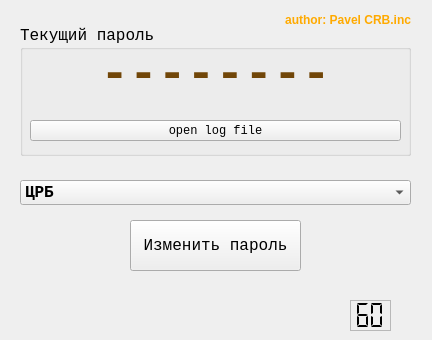
<?xml version="1.0" encoding="UTF-8"?>
<ui version="4.0">
 <class>Form</class>
 <widget class="QWidget" name="Form">
  <property name="geometry">
   <rect>
    <x>0</x>
    <y>0</y>
    <width>432</width>
    <height>340</height>
   </rect>
  </property>
  <property name="maximumSize">
   <size>
    <width>432</width>
    <height>340</height>
   </size>
  </property>
  <property name="windowTitle">
   <string>Change Wi-Fi Bot</string>
  </property>
  <property name="windowIcon">
   <iconset>
    <normaloff>.</normaloff>.</iconset>
  </property>
  <widget class="QComboBox" name="comboBox">
   <property name="geometry">
    <rect>
     <x>20</x>
     <y>180</y>
     <width>391</width>
     <height>25</height>
    </rect>
   </property>
   <property name="font">
    <font>
     <family>Lucida Console</family>
     <pointsize>12</pointsize>
     <weight>75</weight>
     <italic>false</italic>
     <bold>true</bold>
    </font>
   </property>
   <property name="currentText">
    <string>ЦРБ</string>
   </property>
   <property name="insertPolicy">
    <enum>QComboBox::NoInsert</enum>
   </property>
   <item>
    <property name="text">
     <string>ЦРБ</string>
    </property>
   </item>
   <item>
    <property name="text">
     <string>ЦДБ</string>
    </property>
   </item>
   <item>
    <property name="text">
     <string>ОДЛ</string>
    </property>
   </item>
   <item>
    <property name="text">
     <string>Филиал 1</string>
    </property>
   </item>
   <item>
    <property name="text">
     <string>Филиал 2</string>
    </property>
   </item>
   <item>
    <property name="text">
     <string>Филиал 3</string>
    </property>
   </item>
   <item>
    <property name="text">
     <string>Филиал 4</string>
    </property>
   </item>
   <item>
    <property name="text">
     <string>Филиал 5</string>
    </property>
   </item>
   <item>
    <property name="text">
     <string>Филиал 6</string>
    </property>
   </item>
   <item>
    <property name="text">
     <string>Филиал 7</string>
    </property>
   </item>
   <item>
    <property name="text">
     <string>Филиал 8</string>
    </property>
   </item>
   <item>
    <property name="text">
     <string>Филиал 9</string>
    </property>
   </item>
   <item>
    <property name="text">
     <string>Филиал 10</string>
    </property>
   </item>
   <item>
    <property name="text">
     <string>Филиал 11</string>
    </property>
   </item>
   <item>
    <property name="text">
     <string>Филиал 12</string>
    </property>
   </item>
   <item>
    <property name="text">
     <string>Филиал 13</string>
    </property>
   </item>
   <item>
    <property name="text">
     <string>Филиал 14</string>
    </property>
   </item>
  </widget>
  <widget class="QGroupBox" name="groupBox">
   <property name="geometry">
    <rect>
     <x>20</x>
     <y>25</y>
     <width>391</width>
     <height>131</height>
    </rect>
   </property>
   <property name="font">
    <font>
     <family>Lucida Console</family>
     <pointsize>12</pointsize>
     <weight>50</weight>
     <bold>false</bold>
    </font>
   </property>
   <property name="inputMethodHints">
    <set>Qt::ImhNone</set>
   </property>
   <property name="title">
    <string>Текущий пароль</string>
   </property>
   <widget class="QLabel" name="label">
    <property name="enabled">
     <bool>false</bool>
    </property>
    <property name="geometry">
     <rect>
      <x>0</x>
      <y>10</y>
      <width>391</width>
      <height>81</height>
     </rect>
    </property>
    <property name="palette">
     <palette>
      <active>
       <colorrole role="WindowText">
        <brush brushstyle="SolidPattern">
         <color alpha="255">
          <red>0</red>
          <green>0</green>
          <blue>0</blue>
         </color>
        </brush>
       </colorrole>
       <colorrole role="Button">
        <brush brushstyle="SolidPattern">
         <color alpha="255">
          <red>227</red>
          <green>140</green>
          <blue>16</blue>
         </color>
        </brush>
       </colorrole>
       <colorrole role="Light">
        <brush brushstyle="SolidPattern">
         <color alpha="255">
          <red>255</red>
          <green>193</green>
          <blue>103</blue>
         </color>
        </brush>
       </colorrole>
       <colorrole role="Midlight">
        <brush brushstyle="SolidPattern">
         <color alpha="255">
          <red>241</red>
          <green>166</green>
          <blue>59</blue>
         </color>
        </brush>
       </colorrole>
       <colorrole role="Dark">
        <brush brushstyle="SolidPattern">
         <color alpha="255">
          <red>113</red>
          <green>70</green>
          <blue>8</blue>
         </color>
        </brush>
       </colorrole>
       <colorrole role="Mid">
        <brush brushstyle="SolidPattern">
         <color alpha="255">
          <red>151</red>
          <green>93</green>
          <blue>10</blue>
         </color>
        </brush>
       </colorrole>
       <colorrole role="Text">
        <brush brushstyle="SolidPattern">
         <color alpha="255">
          <red>0</red>
          <green>0</green>
          <blue>0</blue>
         </color>
        </brush>
       </colorrole>
       <colorrole role="BrightText">
        <brush brushstyle="SolidPattern">
         <color alpha="255">
          <red>255</red>
          <green>255</green>
          <blue>255</blue>
         </color>
        </brush>
       </colorrole>
       <colorrole role="ButtonText">
        <brush brushstyle="SolidPattern">
         <color alpha="255">
          <red>0</red>
          <green>0</green>
          <blue>0</blue>
         </color>
        </brush>
       </colorrole>
       <colorrole role="Base">
        <brush brushstyle="SolidPattern">
         <color alpha="255">
          <red>255</red>
          <green>255</green>
          <blue>255</blue>
         </color>
        </brush>
       </colorrole>
       <colorrole role="Window">
        <brush brushstyle="SolidPattern">
         <color alpha="255">
          <red>227</red>
          <green>140</green>
          <blue>16</blue>
         </color>
        </brush>
       </colorrole>
       <colorrole role="Shadow">
        <brush brushstyle="SolidPattern">
         <color alpha="255">
          <red>0</red>
          <green>0</green>
          <blue>0</blue>
         </color>
        </brush>
       </colorrole>
       <colorrole role="AlternateBase">
        <brush brushstyle="SolidPattern">
         <color alpha="255">
          <red>241</red>
          <green>197</green>
          <blue>135</blue>
         </color>
        </brush>
       </colorrole>
       <colorrole role="ToolTipBase">
        <brush brushstyle="SolidPattern">
         <color alpha="255">
          <red>255</red>
          <green>255</green>
          <blue>220</blue>
         </color>
        </brush>
       </colorrole>
       <colorrole role="ToolTipText">
        <brush brushstyle="SolidPattern">
         <color alpha="255">
          <red>0</red>
          <green>0</green>
          <blue>0</blue>
         </color>
        </brush>
       </colorrole>
      </active>
      <inactive>
       <colorrole role="WindowText">
        <brush brushstyle="SolidPattern">
         <color alpha="255">
          <red>0</red>
          <green>0</green>
          <blue>0</blue>
         </color>
        </brush>
       </colorrole>
       <colorrole role="Button">
        <brush brushstyle="SolidPattern">
         <color alpha="255">
          <red>227</red>
          <green>140</green>
          <blue>16</blue>
         </color>
        </brush>
       </colorrole>
       <colorrole role="Light">
        <brush brushstyle="SolidPattern">
         <color alpha="255">
          <red>255</red>
          <green>193</green>
          <blue>103</blue>
         </color>
        </brush>
       </colorrole>
       <colorrole role="Midlight">
        <brush brushstyle="SolidPattern">
         <color alpha="255">
          <red>241</red>
          <green>166</green>
          <blue>59</blue>
         </color>
        </brush>
       </colorrole>
       <colorrole role="Dark">
        <brush brushstyle="SolidPattern">
         <color alpha="255">
          <red>113</red>
          <green>70</green>
          <blue>8</blue>
         </color>
        </brush>
       </colorrole>
       <colorrole role="Mid">
        <brush brushstyle="SolidPattern">
         <color alpha="255">
          <red>151</red>
          <green>93</green>
          <blue>10</blue>
         </color>
        </brush>
       </colorrole>
       <colorrole role="Text">
        <brush brushstyle="SolidPattern">
         <color alpha="255">
          <red>0</red>
          <green>0</green>
          <blue>0</blue>
         </color>
        </brush>
       </colorrole>
       <colorrole role="BrightText">
        <brush brushstyle="SolidPattern">
         <color alpha="255">
          <red>255</red>
          <green>255</green>
          <blue>255</blue>
         </color>
        </brush>
       </colorrole>
       <colorrole role="ButtonText">
        <brush brushstyle="SolidPattern">
         <color alpha="255">
          <red>0</red>
          <green>0</green>
          <blue>0</blue>
         </color>
        </brush>
       </colorrole>
       <colorrole role="Base">
        <brush brushstyle="SolidPattern">
         <color alpha="255">
          <red>255</red>
          <green>255</green>
          <blue>255</blue>
         </color>
        </brush>
       </colorrole>
       <colorrole role="Window">
        <brush brushstyle="SolidPattern">
         <color alpha="255">
          <red>227</red>
          <green>140</green>
          <blue>16</blue>
         </color>
        </brush>
       </colorrole>
       <colorrole role="Shadow">
        <brush brushstyle="SolidPattern">
         <color alpha="255">
          <red>0</red>
          <green>0</green>
          <blue>0</blue>
         </color>
        </brush>
       </colorrole>
       <colorrole role="AlternateBase">
        <brush brushstyle="SolidPattern">
         <color alpha="255">
          <red>241</red>
          <green>197</green>
          <blue>135</blue>
         </color>
        </brush>
       </colorrole>
       <colorrole role="ToolTipBase">
        <brush brushstyle="SolidPattern">
         <color alpha="255">
          <red>255</red>
          <green>255</green>
          <blue>220</blue>
         </color>
        </brush>
       </colorrole>
       <colorrole role="ToolTipText">
        <brush brushstyle="SolidPattern">
         <color alpha="255">
          <red>0</red>
          <green>0</green>
          <blue>0</blue>
         </color>
        </brush>
       </colorrole>
      </inactive>
      <disabled>
       <colorrole role="WindowText">
        <brush brushstyle="SolidPattern">
         <color alpha="255">
          <red>113</red>
          <green>70</green>
          <blue>8</blue>
         </color>
        </brush>
       </colorrole>
       <colorrole role="Button">
        <brush brushstyle="SolidPattern">
         <color alpha="255">
          <red>227</red>
          <green>140</green>
          <blue>16</blue>
         </color>
        </brush>
       </colorrole>
       <colorrole role="Light">
        <brush brushstyle="SolidPattern">
         <color alpha="255">
          <red>255</red>
          <green>193</green>
          <blue>103</blue>
         </color>
        </brush>
       </colorrole>
       <colorrole role="Midlight">
        <brush brushstyle="SolidPattern">
         <color alpha="255">
          <red>241</red>
          <green>166</green>
          <blue>59</blue>
         </color>
        </brush>
       </colorrole>
       <colorrole role="Dark">
        <brush brushstyle="SolidPattern">
         <color alpha="255">
          <red>113</red>
          <green>70</green>
          <blue>8</blue>
         </color>
        </brush>
       </colorrole>
       <colorrole role="Mid">
        <brush brushstyle="SolidPattern">
         <color alpha="255">
          <red>151</red>
          <green>93</green>
          <blue>10</blue>
         </color>
        </brush>
       </colorrole>
       <colorrole role="Text">
        <brush brushstyle="SolidPattern">
         <color alpha="255">
          <red>113</red>
          <green>70</green>
          <blue>8</blue>
         </color>
        </brush>
       </colorrole>
       <colorrole role="BrightText">
        <brush brushstyle="SolidPattern">
         <color alpha="255">
          <red>255</red>
          <green>255</green>
          <blue>255</blue>
         </color>
        </brush>
       </colorrole>
       <colorrole role="ButtonText">
        <brush brushstyle="SolidPattern">
         <color alpha="255">
          <red>113</red>
          <green>70</green>
          <blue>8</blue>
         </color>
        </brush>
       </colorrole>
       <colorrole role="Base">
        <brush brushstyle="SolidPattern">
         <color alpha="255">
          <red>227</red>
          <green>140</green>
          <blue>16</blue>
         </color>
        </brush>
       </colorrole>
       <colorrole role="Window">
        <brush brushstyle="SolidPattern">
         <color alpha="255">
          <red>227</red>
          <green>140</green>
          <blue>16</blue>
         </color>
        </brush>
       </colorrole>
       <colorrole role="Shadow">
        <brush brushstyle="SolidPattern">
         <color alpha="255">
          <red>0</red>
          <green>0</green>
          <blue>0</blue>
         </color>
        </brush>
       </colorrole>
       <colorrole role="AlternateBase">
        <brush brushstyle="SolidPattern">
         <color alpha="255">
          <red>227</red>
          <green>140</green>
          <blue>16</blue>
         </color>
        </brush>
       </colorrole>
       <colorrole role="ToolTipBase">
        <brush brushstyle="SolidPattern">
         <color alpha="255">
          <red>255</red>
          <green>255</green>
          <blue>220</blue>
         </color>
        </brush>
       </colorrole>
       <colorrole role="ToolTipText">
        <brush brushstyle="SolidPattern">
         <color alpha="255">
          <red>0</red>
          <green>0</green>
          <blue>0</blue>
         </color>
        </brush>
       </colorrole>
      </disabled>
     </palette>
    </property>
    <property name="font">
     <font>
      <pointsize>36</pointsize>
      <weight>75</weight>
      <bold>true</bold>
     </font>
    </property>
    <property name="autoFillBackground">
     <bool>false</bool>
    </property>
    <property name="frameShadow">
     <enum>QFrame::Plain</enum>
    </property>
    <property name="text">
     <string>--------</string>
    </property>
    <property name="textFormat">
     <enum>Qt::PlainText</enum>
    </property>
    <property name="scaledContents">
     <bool>false</bool>
    </property>
    <property name="alignment">
     <set>Qt::AlignCenter</set>
    </property>
   </widget>
   <widget class="QPushButton" name="pushButton_2">
    <property name="geometry">
     <rect>
      <x>10</x>
      <y>95</y>
      <width>371</width>
      <height>21</height>
     </rect>
    </property>
    <property name="font">
     <font>
      <pointsize>9</pointsize>
     </font>
    </property>
    <property name="text">
     <string>open log file</string>
    </property>
   </widget>
  </widget>
  <widget class="QPushButton" name="pushButton">
   <property name="geometry">
    <rect>
     <x>130</x>
     <y>220</y>
     <width>171</width>
     <height>51</height>
    </rect>
   </property>
   <property name="font">
    <font>
     <family>Lucida Console</family>
     <pointsize>12</pointsize>
    </font>
   </property>
   <property name="text">
    <string>Изменить пароль</string>
   </property>
  </widget>
  <widget class="QLabel" name="label_2">
   <property name="geometry">
    <rect>
     <x>0</x>
     <y>300</y>
     <width>431</width>
     <height>31</height>
    </rect>
   </property>
   <property name="font">
    <font>
     <pointsize>14</pointsize>
    </font>
   </property>
   <property name="text">
    <string/>
   </property>
   <property name="alignment">
    <set>Qt::AlignCenter</set>
   </property>
  </widget>
  <widget class="QLabel" name="label_3">
   <property name="enabled">
    <bool>false</bool>
   </property>
   <property name="geometry">
    <rect>
     <x>280</x>
     <y>10</y>
     <width>131</width>
     <height>20</height>
    </rect>
   </property>
   <property name="palette">
    <palette>
     <active>
      <colorrole role="WindowText">
       <brush brushstyle="SolidPattern">
        <color alpha="255">
         <red>252</red>
         <green>168</green>
         <blue>0</blue>
        </color>
       </brush>
      </colorrole>
      <colorrole role="Button">
       <brush brushstyle="SolidPattern">
        <color alpha="255">
         <red>73</red>
         <green>255</green>
         <blue>88</blue>
        </color>
       </brush>
      </colorrole>
      <colorrole role="Light">
       <brush brushstyle="SolidPattern">
        <color alpha="255">
         <red>201</red>
         <green>255</green>
         <blue>205</blue>
        </color>
       </brush>
      </colorrole>
      <colorrole role="Midlight">
       <brush brushstyle="SolidPattern">
        <color alpha="255">
         <red>137</red>
         <green>255</green>
         <blue>146</blue>
        </color>
       </brush>
      </colorrole>
      <colorrole role="Dark">
       <brush brushstyle="SolidPattern">
        <color alpha="255">
         <red>36</red>
         <green>127</green>
         <blue>44</blue>
        </color>
       </brush>
      </colorrole>
      <colorrole role="Mid">
       <brush brushstyle="SolidPattern">
        <color alpha="255">
         <red>48</red>
         <green>170</green>
         <blue>58</blue>
        </color>
       </brush>
      </colorrole>
      <colorrole role="Text">
       <brush brushstyle="SolidPattern">
        <color alpha="255">
         <red>0</red>
         <green>0</green>
         <blue>0</blue>
        </color>
       </brush>
      </colorrole>
      <colorrole role="BrightText">
       <brush brushstyle="SolidPattern">
        <color alpha="255">
         <red>255</red>
         <green>255</green>
         <blue>255</blue>
        </color>
       </brush>
      </colorrole>
      <colorrole role="ButtonText">
       <brush brushstyle="SolidPattern">
        <color alpha="255">
         <red>0</red>
         <green>0</green>
         <blue>0</blue>
        </color>
       </brush>
      </colorrole>
      <colorrole role="Base">
       <brush brushstyle="SolidPattern">
        <color alpha="255">
         <red>255</red>
         <green>255</green>
         <blue>255</blue>
        </color>
       </brush>
      </colorrole>
      <colorrole role="Window">
       <brush brushstyle="SolidPattern">
        <color alpha="255">
         <red>73</red>
         <green>255</green>
         <blue>88</blue>
        </color>
       </brush>
      </colorrole>
      <colorrole role="Shadow">
       <brush brushstyle="SolidPattern">
        <color alpha="255">
         <red>0</red>
         <green>0</green>
         <blue>0</blue>
        </color>
       </brush>
      </colorrole>
      <colorrole role="AlternateBase">
       <brush brushstyle="SolidPattern">
        <color alpha="255">
         <red>164</red>
         <green>255</green>
         <blue>171</blue>
        </color>
       </brush>
      </colorrole>
      <colorrole role="ToolTipBase">
       <brush brushstyle="SolidPattern">
        <color alpha="255">
         <red>255</red>
         <green>255</green>
         <blue>220</blue>
        </color>
       </brush>
      </colorrole>
      <colorrole role="ToolTipText">
       <brush brushstyle="SolidPattern">
        <color alpha="255">
         <red>0</red>
         <green>0</green>
         <blue>0</blue>
        </color>
       </brush>
      </colorrole>
     </active>
     <inactive>
      <colorrole role="WindowText">
       <brush brushstyle="SolidPattern">
        <color alpha="255">
         <red>255</red>
         <green>170</green>
         <blue>0</blue>
        </color>
       </brush>
      </colorrole>
      <colorrole role="Button">
       <brush brushstyle="SolidPattern">
        <color alpha="255">
         <red>73</red>
         <green>255</green>
         <blue>88</blue>
        </color>
       </brush>
      </colorrole>
      <colorrole role="Light">
       <brush brushstyle="SolidPattern">
        <color alpha="255">
         <red>201</red>
         <green>255</green>
         <blue>205</blue>
        </color>
       </brush>
      </colorrole>
      <colorrole role="Midlight">
       <brush brushstyle="SolidPattern">
        <color alpha="255">
         <red>137</red>
         <green>255</green>
         <blue>146</blue>
        </color>
       </brush>
      </colorrole>
      <colorrole role="Dark">
       <brush brushstyle="SolidPattern">
        <color alpha="255">
         <red>36</red>
         <green>127</green>
         <blue>44</blue>
        </color>
       </brush>
      </colorrole>
      <colorrole role="Mid">
       <brush brushstyle="SolidPattern">
        <color alpha="255">
         <red>48</red>
         <green>170</green>
         <blue>58</blue>
        </color>
       </brush>
      </colorrole>
      <colorrole role="Text">
       <brush brushstyle="SolidPattern">
        <color alpha="255">
         <red>0</red>
         <green>0</green>
         <blue>0</blue>
        </color>
       </brush>
      </colorrole>
      <colorrole role="BrightText">
       <brush brushstyle="SolidPattern">
        <color alpha="255">
         <red>255</red>
         <green>255</green>
         <blue>255</blue>
        </color>
       </brush>
      </colorrole>
      <colorrole role="ButtonText">
       <brush brushstyle="SolidPattern">
        <color alpha="255">
         <red>0</red>
         <green>0</green>
         <blue>0</blue>
        </color>
       </brush>
      </colorrole>
      <colorrole role="Base">
       <brush brushstyle="SolidPattern">
        <color alpha="255">
         <red>255</red>
         <green>255</green>
         <blue>255</blue>
        </color>
       </brush>
      </colorrole>
      <colorrole role="Window">
       <brush brushstyle="SolidPattern">
        <color alpha="255">
         <red>73</red>
         <green>255</green>
         <blue>88</blue>
        </color>
       </brush>
      </colorrole>
      <colorrole role="Shadow">
       <brush brushstyle="SolidPattern">
        <color alpha="255">
         <red>0</red>
         <green>0</green>
         <blue>0</blue>
        </color>
       </brush>
      </colorrole>
      <colorrole role="AlternateBase">
       <brush brushstyle="SolidPattern">
        <color alpha="255">
         <red>164</red>
         <green>255</green>
         <blue>171</blue>
        </color>
       </brush>
      </colorrole>
      <colorrole role="ToolTipBase">
       <brush brushstyle="SolidPattern">
        <color alpha="255">
         <red>255</red>
         <green>255</green>
         <blue>220</blue>
        </color>
       </brush>
      </colorrole>
      <colorrole role="ToolTipText">
       <brush brushstyle="SolidPattern">
        <color alpha="255">
         <red>0</red>
         <green>0</green>
         <blue>0</blue>
        </color>
       </brush>
      </colorrole>
     </inactive>
     <disabled>
      <colorrole role="WindowText">
       <brush brushstyle="SolidPattern">
        <color alpha="255">
         <red>255</red>
         <green>170</green>
         <blue>0</blue>
        </color>
       </brush>
      </colorrole>
      <colorrole role="Button">
       <brush brushstyle="SolidPattern">
        <color alpha="255">
         <red>73</red>
         <green>255</green>
         <blue>88</blue>
        </color>
       </brush>
      </colorrole>
      <colorrole role="Light">
       <brush brushstyle="SolidPattern">
        <color alpha="255">
         <red>201</red>
         <green>255</green>
         <blue>205</blue>
        </color>
       </brush>
      </colorrole>
      <colorrole role="Midlight">
       <brush brushstyle="SolidPattern">
        <color alpha="255">
         <red>137</red>
         <green>255</green>
         <blue>146</blue>
        </color>
       </brush>
      </colorrole>
      <colorrole role="Dark">
       <brush brushstyle="SolidPattern">
        <color alpha="255">
         <red>36</red>
         <green>127</green>
         <blue>44</blue>
        </color>
       </brush>
      </colorrole>
      <colorrole role="Mid">
       <brush brushstyle="SolidPattern">
        <color alpha="255">
         <red>48</red>
         <green>170</green>
         <blue>58</blue>
        </color>
       </brush>
      </colorrole>
      <colorrole role="Text">
       <brush brushstyle="SolidPattern">
        <color alpha="255">
         <red>36</red>
         <green>127</green>
         <blue>44</blue>
        </color>
       </brush>
      </colorrole>
      <colorrole role="BrightText">
       <brush brushstyle="SolidPattern">
        <color alpha="255">
         <red>255</red>
         <green>255</green>
         <blue>255</blue>
        </color>
       </brush>
      </colorrole>
      <colorrole role="ButtonText">
       <brush brushstyle="SolidPattern">
        <color alpha="255">
         <red>36</red>
         <green>127</green>
         <blue>44</blue>
        </color>
       </brush>
      </colorrole>
      <colorrole role="Base">
       <brush brushstyle="SolidPattern">
        <color alpha="255">
         <red>73</red>
         <green>255</green>
         <blue>88</blue>
        </color>
       </brush>
      </colorrole>
      <colorrole role="Window">
       <brush brushstyle="SolidPattern">
        <color alpha="255">
         <red>73</red>
         <green>255</green>
         <blue>88</blue>
        </color>
       </brush>
      </colorrole>
      <colorrole role="Shadow">
       <brush brushstyle="SolidPattern">
        <color alpha="255">
         <red>0</red>
         <green>0</green>
         <blue>0</blue>
        </color>
       </brush>
      </colorrole>
      <colorrole role="AlternateBase">
       <brush brushstyle="SolidPattern">
        <color alpha="255">
         <red>73</red>
         <green>255</green>
         <blue>88</blue>
        </color>
       </brush>
      </colorrole>
      <colorrole role="ToolTipBase">
       <brush brushstyle="SolidPattern">
        <color alpha="255">
         <red>255</red>
         <green>255</green>
         <blue>220</blue>
        </color>
       </brush>
      </colorrole>
      <colorrole role="ToolTipText">
       <brush brushstyle="SolidPattern">
        <color alpha="255">
         <red>0</red>
         <green>0</green>
         <blue>0</blue>
        </color>
       </brush>
      </colorrole>
     </disabled>
    </palette>
   </property>
   <property name="font">
    <font>
     <weight>75</weight>
     <bold>true</bold>
    </font>
   </property>
   <property name="autoFillBackground">
    <bool>false</bool>
   </property>
   <property name="text">
    <string>author: Pavel CRB.inc</string>
   </property>
   <property name="alignment">
    <set>Qt::AlignRight|Qt::AlignTrailing|Qt::AlignVCenter</set>
   </property>
  </widget>
  <widget class="QLCDNumber" name="lcdNumber">
   <property name="enabled">
    <bool>false</bool>
   </property>
   <property name="geometry">
    <rect>
     <x>350</x>
     <y>300</y>
     <width>41</width>
     <height>31</height>
    </rect>
   </property>
   <property name="palette">
    <palette>
     <active>
      <colorrole role="WindowText">
       <brush brushstyle="SolidPattern">
        <color alpha="255">
         <red>0</red>
         <green>0</green>
         <blue>0</blue>
        </color>
       </brush>
      </colorrole>
     </active>
     <inactive>
      <colorrole role="WindowText">
       <brush brushstyle="SolidPattern">
        <color alpha="255">
         <red>0</red>
         <green>0</green>
         <blue>0</blue>
        </color>
       </brush>
      </colorrole>
     </inactive>
     <disabled>
      <colorrole role="WindowText">
       <brush brushstyle="SolidPattern">
        <color alpha="255">
         <red>0</red>
         <green>0</green>
         <blue>0</blue>
        </color>
       </brush>
      </colorrole>
     </disabled>
    </palette>
   </property>
   <property name="font">
    <font>
     <pointsize>12</pointsize>
    </font>
   </property>
   <property name="mouseTracking">
    <bool>false</bool>
   </property>
   <property name="layoutDirection">
    <enum>Qt::LeftToRight</enum>
   </property>
   <property name="autoFillBackground">
    <bool>false</bool>
   </property>
   <property name="frameShape">
    <enum>QFrame::StyledPanel</enum>
   </property>
   <property name="frameShadow">
    <enum>QFrame::Raised</enum>
   </property>
   <property name="lineWidth">
    <number>2</number>
   </property>
   <property name="midLineWidth">
    <number>0</number>
   </property>
   <property name="smallDecimalPoint">
    <bool>false</bool>
   </property>
   <property name="digitCount">
    <number>2</number>
   </property>
   <property name="segmentStyle">
    <enum>QLCDNumber::Flat</enum>
   </property>
   <property name="intValue" stdset="0">
    <number>60</number>
   </property>
  </widget>
 </widget>
 <resources/>
 <connections/>
</ui>
